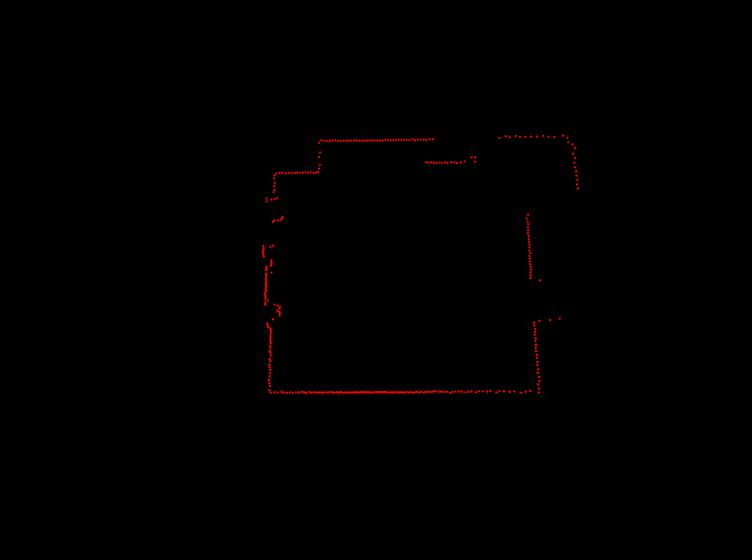
#> input picture layouts/test1.png, 752 x 560 px, shrunk from 1405 x 1046 before the run, given in place of test1.jpg, which was not available; the run also reads 1 picture not shown here
$ jupyter execute koushik.ipynb
#> lines starting #> are read from the running program, lines starting #| are printed output that depends on the picture; after the words box and inside, x2 and y2 are one past the last pixel; in counts of white or black regions, pixels touching at a corner belong together; pictures that were not available may be replaced by others from this repository, and a replacement may not be noted
[cell 1]
import cv2
import matplotlib.pyplot as plt

[cell 2]
img = cv2.imread('test1.jpg')
#> img is the input picture: shape (560, 752, 3); mean B, G, R 0, 0, 0.8
#img = cv2.cvtColor(img, cv2.COLOR_BGR2GRAY)

[cell 3]
ret, thresh = cv2.threshold(img,50,255,0)
cv2.imshow('image', img)
cv2.waitKey(0)
cv2.destroyAllWindows()

[cell 4]
# Load the image
img1 = cv2.imread('test1.png')
# Convert it to greyscale
img = cv2.cvtColor(img1, cv2.COLOR_BGR2GRAY)
#> img: shape (560, 752)
# Threshold the image
ret, thresh = cv2.threshold(img,50,255,0)
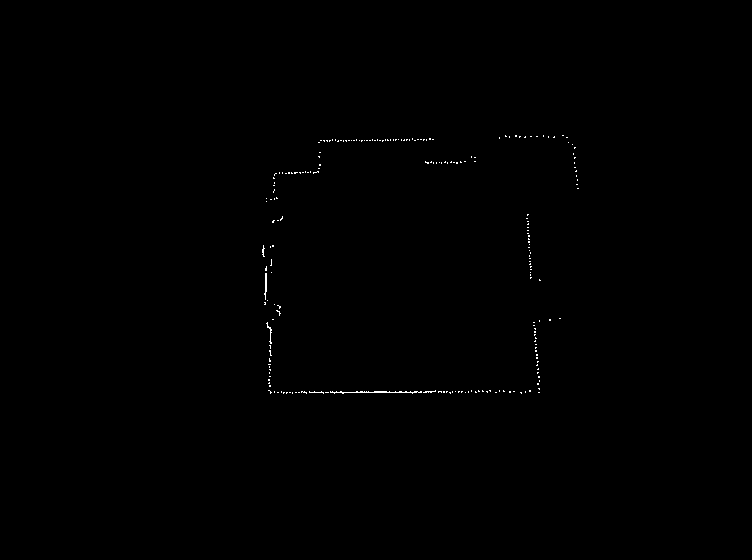
#> thresh: shape (560, 752); 0.21% white in thin lines or dots, all inside (x1, y1, x2, y2) = (262, 135, 579, 394)
# Find the contours
contours, hierarchy = cv2.findContours(thresh, cv2.RETR_TREE, cv2.CHAIN_APPROX_SIMPLE)
#> contours = 225 contours, 223 with area under 20; largest, box (x1, y1, x2, y2) and area: (330, 391, 422, 394) 42, (264, 273, 267, 300) 20

# For each contour, find the convex hull and draw it
# on the original image.
for i in range(len(contours)):
    hull = cv2.convexHull(contours[i])
    cv2.drawContours(img1, [hull], -1, (255, 0, 0), 2)
#> this loop made 225 passes
#> hull on passes 1 to 3: [[539, 392], [538, 392]], [[521, 392], [521, 393], [520, 392]], [[496, 392], [495, 392]]
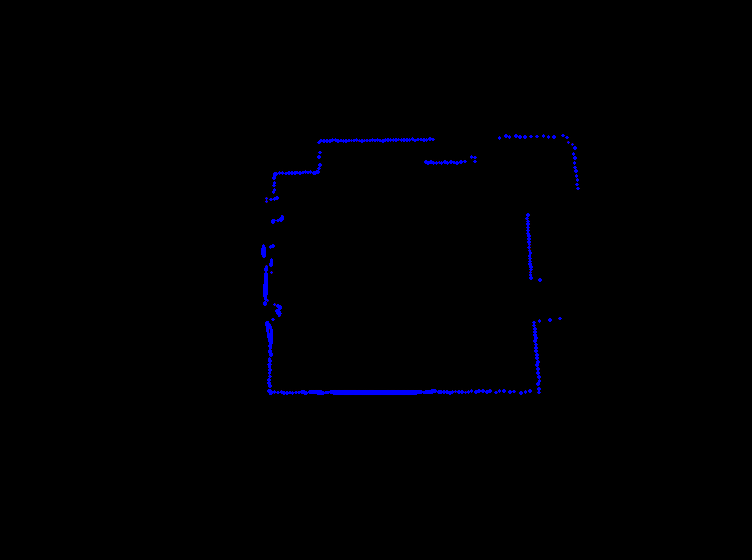
#> img1: shape (560, 752, 3); 0.72% of pixels changed, all inside (x1, y1, x2, y2) = (261, 134, 580, 395)
# Display the final convex hull image
cv2.imshow('ConvexHull', img1)
cv2.waitKey(0)
cv2.destroyAllWindows()

[cell 5]
backSub = cv2.createBackgroundSubtractorMOG2()

[cell 6]
img = backSub.apply(img1)
#> img: shape (560, 752); values 127 (black) and 255 (white), 98.8% white; 125 black regions (95 under 20 px), largest, box (x1, y1, x2, y2) and area: (263, 318, 492, 397) 1714, (315, 136, 437, 145) 565, (523, 211, 535, 281) 366
cv2.imshow('ConvexHull', img)
cv2.waitKey(0)
cv2.destroyAllWindows()

[cell 7]
img1 = img.copy()
edges = cv2.Canny(img1,100,100)
#> edges: shape (560, 752); 0.86% white in thin lines or dots, all inside (x1, y1, x2, y2) = (258, 131, 582, 398)
#plot the edges
cv2.imshow('edges', img1)
cv2.waitKey(0)
cv2.destroyAllWindows()

[cell 8]
image = cv2.imread('test1.png')
#converting RGB image to Binary
gray_image = cv2.cvtColor(image,cv2.COLOR_BGR2GRAY)
ret,thresh = cv2.threshold(gray_image,50,255,0)
cv2.imshow('asv', thresh)
cv2.waitKey(0)
cv2.destroyAllWindows()
#calculate the contours from binary image
contours,hierarchy = cv2.findContours(thresh,cv2.RETR_TREE,cv2.CHAIN_APPROX_SIMPLE)
with_contours = cv2.drawContours(image,contours, -1, (0,255,0), 3)
cv2.imshow('contours', image)
cv2.waitKey(0)
cv2.destroyAllWindows()

[cell 9]
img = cv2.imread('test1.png')

gray = cv2.cvtColor(img, cv2.COLOR_BGR2GRAY)

cv2.imshow("gray", gray)
cv2.waitKey(0)

_, binary = cv2.threshold(gray, 10, 255, cv2.THRESH_BINARY)
#> binary: shape (560, 752); 0.5% white in thin lines or dots, all inside (x1, y1, x2, y2) = (261, 134, 579, 394)

# cv2.imshow("binary", binary)
# cv2.waitKey(0)

contours, _ = cv2.findContours(binary, cv2.RETR_EXTERNAL, cv2.CHAIN_APPROX_SIMPLE)
#> contours = 103 contours, 94 with area under 20; largest, box (x1, y1, x2, y2) and area: (295, 389, 448, 394) 265, (337, 138, 416, 142) 112, (266, 322, 272, 371) 80, (264, 265, 269, 306) 60, (527, 238, 532, 279) 55

for contour in contours:
    epsilon = 0.009 * cv2.arcLength(contour, True)
    approx = cv2.approxPolyDP(contour, epsilon, closed=True)
    cv2.drawContours(img, [approx], -1, (0, 255, 255), 1)
#> this loop made 103 passes
#> epsilon on passes 1, 2, 3, 4, 5, 6, 7, 8, 9, 11, 12, 13: 0.0615, 0.0667, 0.103, 0.141, 0.0615, 0.0667, 0.0615, 0.0615, 0.148, 0.0615, 0.141, 0.192
#> (epsilon, approx) on passes 10, 18, 20, 28, 29, 36: (0.054, [[486, 390], [486, 392], [487, 392], [487, 390]]), (3.05, [[447, 391], [295, 393]]), (0.054, [[538, 387], [538, 389], [539, 389], [539, 387]]), (0.054, [[535, 357], [535, 358], [537, 358], [537, 357]]), (0.054, [[536, 354], [536, 355], [538, 355], [538, 354]]), (0.054, [[549, 319], [549, 320], [551, 320], [551, 319]])
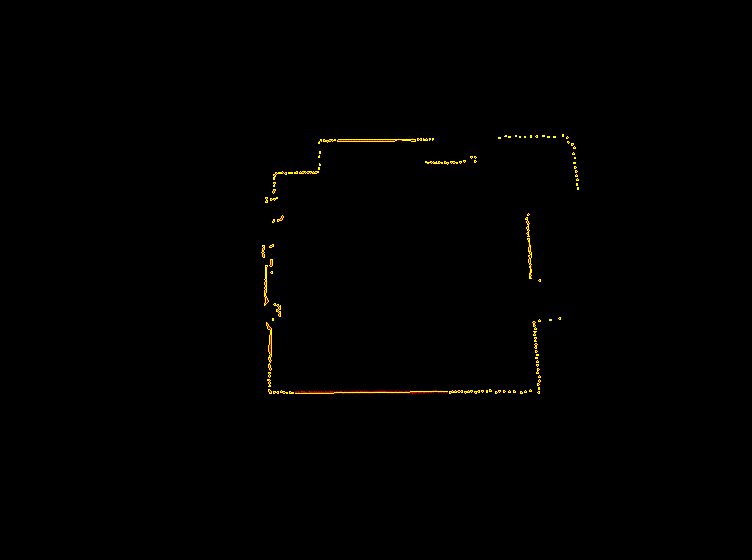
#> img: shape (560, 752, 3); 0.37% of pixels changed, all inside (x1, y1, x2, y2) = (261, 134, 579, 394)

cv2.imshow("approx", img)
cv2.waitKey(0)
cv2.destroyAllWindows()

[cell 10]
import numpy as np

[cell 11]
img = cv2.imread('test1.png')
gray_image = cv2.cvtColor(img,cv2.COLOR_BGR2GRAY)
ret,thresh = cv2.threshold(gray_image,50,255,0)
cv2.imshow('asv', thresh)
cv2.waitKey(0)
cv2.destroyAllWindows()

kernel = np.ones((6,6), np.uint8)
dilation = cv2.dilate(thresh, kernel, iterations = 1)
#> dilation: shape (560, 752); 1.8% white; 15 white regions
cv2.imshow('ad',dilation)
cv2.waitKey(0)
cv2.destroyAllWindows()

# Find the contours
contours, hierarchy = cv2.findContours(dilation, cv2.RETR_TREE, cv2.CHAIN_APPROX_SIMPLE)
#> contours = 15 contours; largest, box (x1, y1, x2, y2) and area: (264, 302, 534, 397) 2270, (316, 136, 437, 146) 730, (264, 162, 324, 205) 567, (531, 318, 543, 396) 513, (524, 212, 535, 282) 426
#cv2.imshow('ad', hierarchy)
# For each contour, find the convex hull and draw it
# on the original image.
for i in range(len(contours)):
    epsilon = 0.009 * cv2.arcLength(contours[i], True)
    hull = cv2.approxPolyDP(contours[i], epsilon, closed=True)
    cv2.drawContours(dilation, [hull], -1, (255, 0, 0), 2)
#> this loop made 15 passes
#> epsilon on passes 1, 4, 5, 6, 7, 8, 9, 10, 11, 12, 14, 15: 1.64, 7.05, 0.211, 1.2, 0.601, 0.431, 1.39, 1.85, 1.26, 0.29, 1.39, 1.25
#> (epsilon, hull) on passes 2, 3, 13: (0.216, [[547, 317], [547, 323], [553, 323], [553, 317]]), (0.198, [[557, 316], [557, 321], [563, 321], [563, 316]]), (2.34, [[436, 137], [318, 138], [316, 145], [436, 142]])
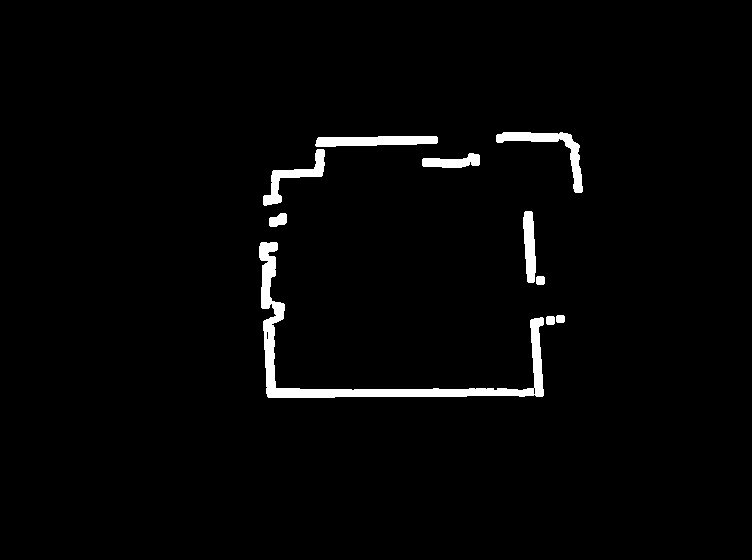
#> dilation: shape (560, 752); 2.2% white; 10 white regions, largest, box (x1, y1, x2, y2) and area: (259, 242, 544, 398) 4658, (496, 132, 583, 193) 1142, (315, 136, 438, 147) 1092
# Display the final convex hull image
cv2.imshow('ConvexHull', dilation)
cv2.waitKey(0)
cv2.destroyAllWindows()

[cell 12]
# Load the image
img1 = cv2.imread('layouts/test4.png')
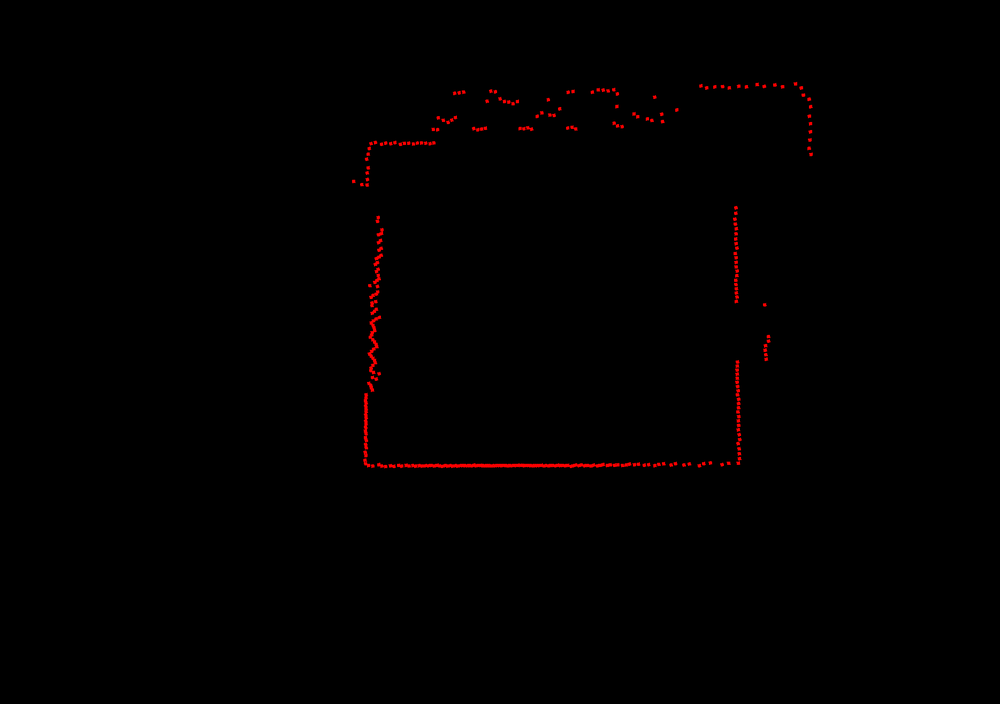
#> input picture layouts/test4.png, 1000 x 704 px, shrunk from 1869 x 1316 before the run
#> img1 is the input picture: shape (704, 1000, 3); mean B, G, R 0, 0, 1.3
# Convert it to greyscale
img = cv2.cvtColor(img1, cv2.COLOR_BGR2GRAY)
#> img: shape (704, 1000)
# Threshold the image
ret, thresh = cv2.threshold(img,50,255,0)
#> thresh: shape (704, 1000); 0.41% white in thin lines or dots, all inside (x1, y1, x2, y2) = (352, 82, 813, 468)
kernel = np.ones((140,180), np.uint8)
#thresh = cv2.dilate(thresh, kernel, iterations = 1)
thresh = cv2.morphologyEx(thresh, cv2.MORPH_CLOSE, kernel)
#> thresh: shape (704, 1000); 3.9% white; 1 white region, box (x1, y1, x2, y2) and area: (353, 83, 814, 469) 27733
thresh = cv2.morphologyEx(thresh, cv2.MORPH_BLACKHAT, kernel)
#> thresh: shape (704, 1000); 0.22% white in thin lines or dots, all inside (x1, y1, x2, y2) = (354, 84, 815, 470)
cv2.imshow('thresh',thresh)
# Find the contours
contours, hierarchy = cv2.findContours(thresh, cv2.RETR_TREE, cv2.CHAIN_APPROX_SIMPLE)
#> contours = 14 contours, all with area under 20
#cv2.imshow('ad', hierarchy)
# For each contour, find the convex hull and draw it
# on the original image.
#print(contours)
for i in range(len(contours)):
    hull = cv2.convexHull(contours[i])
    cv2.drawContours(img1, [hull], -1, (255, 0, 0), 1)
    #cv2.drawContours(thresh, [hull], -1, (255, 0, 0), 2)
    epsilon = 0.009 * cv2.arcLength(contours[i], True)
    approx = cv2.approxPolyDP(contours[i], epsilon, closed=False)
    cv2.drawContours(img1, [approx], -1, (0, 255, 0), 1)
    cv2.drawContours(thresh, [approx], -1, (0, 255, 0), 1)
#> this loop made 14 passes
#> (hull, epsilon, approx) on passes 1, 2, 4, 6, 7, 10, 11, 12, 13, 14: ([[372, 468], [369, 468]], 0.054, [[369, 468], [372, 468]]), ([[367, 466], [366, 466]], 0.018, [[366, 466], [367, 466]]), ([[767, 335], [767, 305]], 0.54, [[767, 305], [767, 335]]), ([[366, 187], [363, 187]], 0.054, [[363, 187], [366, 187]]), ([[360, 184], [354, 184]], 0.108, [[354, 184], [360, 184]]), ([[813, 153], [813, 107]], 0.828, [[813, 107], [813, 153]]), ([[812, 105], [812, 100]], 0.09, [[812, 100], [812, 105]]), ([[806, 98], [806, 96]], 0.036, [[806, 96], [806, 98]]), ([[804, 94], [804, 88]], 0.108, [[804, 88], [804, 94]]), ([[798, 86], [798, 84]], 0.036, [[798, 84], [798, 86]])
#> epsilon on passes 3, 9: 9.43, 12.24
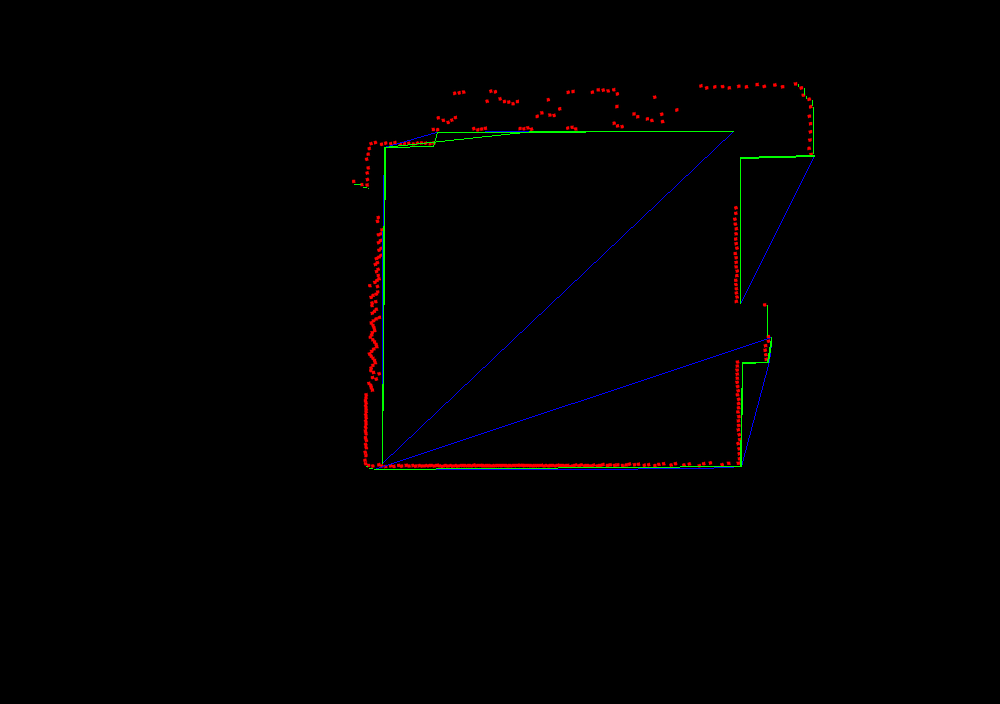
#> img1: shape (704, 1000, 3); 0.52% of pixels changed, all inside (x1, y1, x2, y2) = (354, 84, 815, 470)
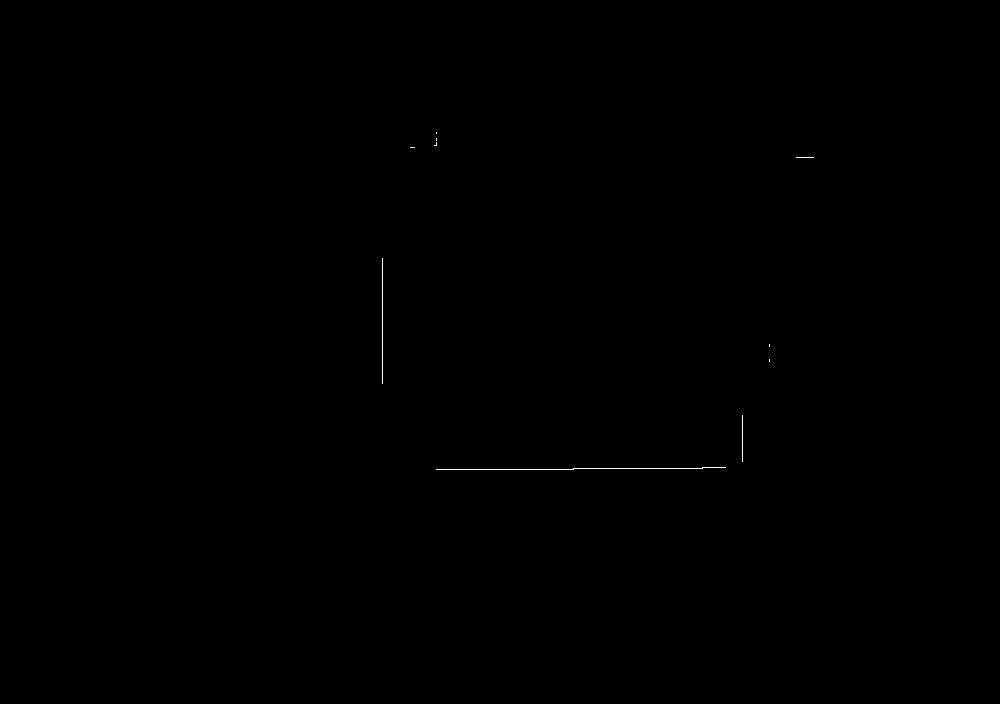
#> thresh: shape (704, 1000); 0.07% white in thin lines or dots, all inside (x1, y1, x2, y2) = (382, 132, 814, 470)
# Display the final convex hull image
cv2.imshow('ConvexHull', img1)
cv2.imshow('ConvexHull2', thresh)
cv2.imwrite('Polyapprox.jpg', img1)
#cv2.waitKey(0)
cv2.waitKey(0)
cv2.destroyAllWindows()

[cell 13]
# import cv2
import numpy as np

img = cv2.imread('test2.jpg')
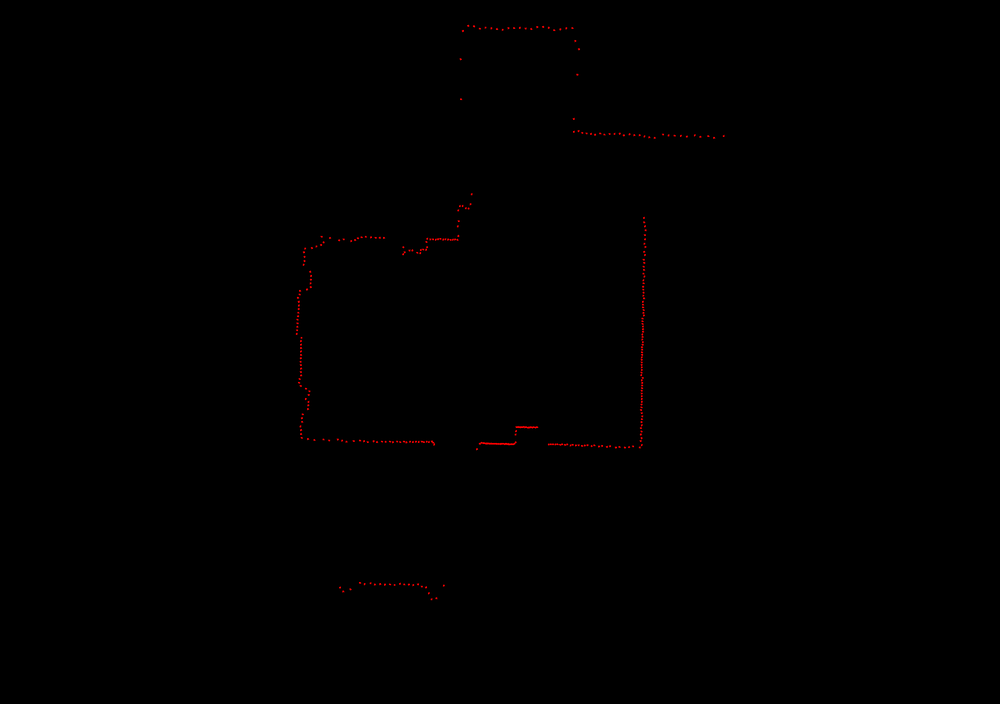
#> input picture layouts/test2.png, 1000 x 704 px, shrunk from 1869 x 1316 before the run, given in place of test2.jpg, which was not available
#> img is the input picture: shape (704, 1000, 3); mean B, G, R 0, 0, 0.4
gray = cv2.cvtColor(img,cv2.COLOR_BGR2GRAY)
edges = cv2.Canny(gray,50,250,apertureSize = 3)
#> edges: shape (704, 1000); 0.27% white in thin lines or dots, all inside (x1, y1, x2, y2) = (295, 24, 725, 601)
minLineLength = 100
maxLineGap = 10
lines = cv2.HoughLinesP(edges,10,np.pi/180,100,minLineLength,maxLineGap)
#> lines = 13 rows, first 6: [547, 443, 563, 443], [640, 410, 640, 389], [642, 408, 642, 389], [483, 442, 506, 442], [642, 375, 642, 357], [640, 373, 640, 359]
for x1,y1,x2,y2 in lines[0]:
    cv2.line(img,(x1,y1),(x2,y2),(0,255,0),2)
#> this loop made 1 pass
#> img: shape (704, 1000, 3); 0.01% of pixels changed, all inside (x1, y1, x2, y2) = (546, 442, 565, 445)

cv2.imwrite('houghlines5.jpg',img)
#> Out = True

[cell 14]
import os
import sys
import pandas as pd
from descartes import PolygonPatch
import matplotlib.pyplot as plt
import alphashape

[cell 15]
img = cv2.imread('layouts/test2.png')
gray = cv2.cvtColor(img,cv2.COLOR_BGR2GRAY)

[cell 16]
import cv2
import numpy as np

img = cv2.imread('layouts/test2.png')
cv2.imshow('img', img)
cv2.waitKey(0)
cv2.destroyAllWindows()

[cell 17]
import cv2
import numpy as np

img = cv2.imread('lidarimages/test1.png')
gray = cv2.cvtColor(img, cv2.COLOR_BGR2GRAY)
edges = cv2.Canny(gray, 50, 250, apertureSize = 3)
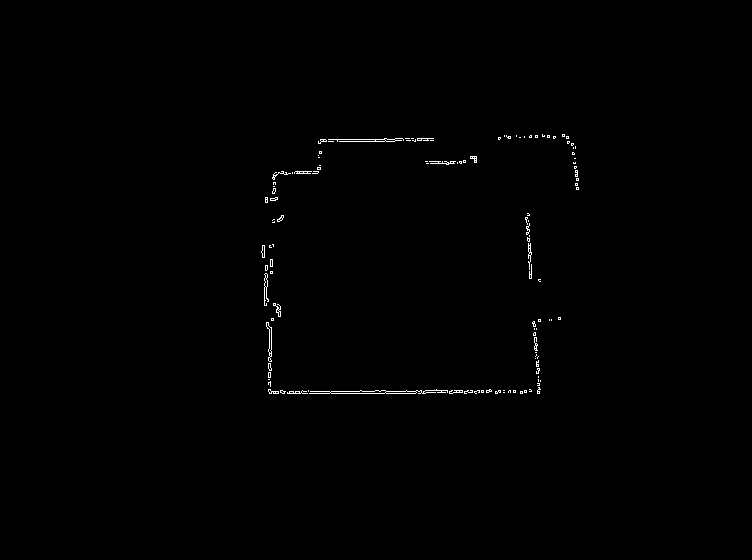
#> edges: shape (560, 752); 0.43% white in thin lines or dots, all inside (x1, y1, x2, y2) = (261, 134, 579, 394)
cv2.imshow('gray', gray)
cv2.waitKey(0)
cv2.destroyAllWindows()
# [11 lines of commented-out code are left out]
